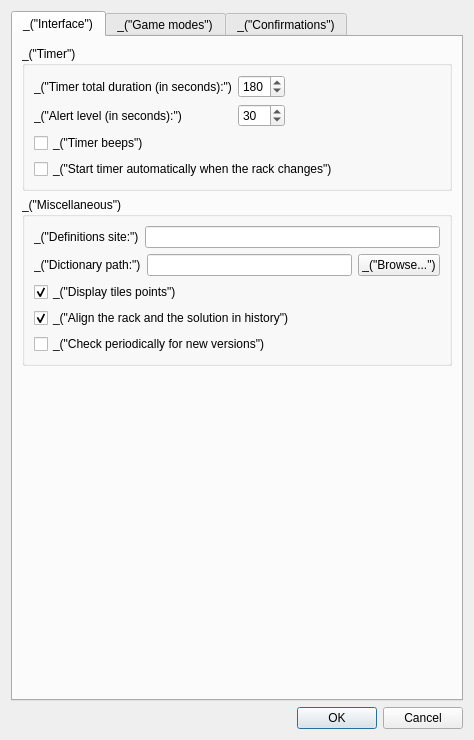
<?xml version="1.0" encoding="UTF-8"?>
<ui version="4.0">
 <class>PrefsDialog</class>
 <widget class="QDialog" name="PrefsDialog">
  <property name="geometry">
   <rect>
    <x>0</x>
    <y>0</y>
    <width>474</width>
    <height>737</height>
   </rect>
  </property>
  <property name="windowTitle">
   <string>_(&quot;Preferences&quot;)</string>
  </property>
  <layout class="QVBoxLayout">
   <item>
    <widget class="QTabWidget" name="tabWidget">
     <property name="currentIndex">
      <number>0</number>
     </property>
     <widget class="QWidget" name="tabWidgetPage1">
      <attribute name="title">
       <string>_(&quot;Interface&quot;)</string>
      </attribute>
      <layout class="QVBoxLayout" name="verticalLayout_2">
       <item>
        <widget class="QGroupBox" name="groupBox_4">
         <property name="title">
          <string>_(&quot;Timer&quot;)</string>
         </property>
         <layout class="QVBoxLayout" name="verticalLayout">
          <item>
           <layout class="QGridLayout" name="gridLayout_2">
            <item row="1" column="1">
             <widget class="QSpinBox" name="spinBoxTimerTotal">
              <property name="minimum">
               <number>1</number>
              </property>
              <property name="maximum">
               <number>999</number>
              </property>
              <property name="value">
               <number>180</number>
              </property>
             </widget>
            </item>
            <item row="2" column="1">
             <widget class="QSpinBox" name="spinBoxTimerAlert">
              <property name="minimum">
               <number>-1</number>
              </property>
              <property name="maximum">
               <number>999</number>
              </property>
              <property name="value">
               <number>30</number>
              </property>
             </widget>
            </item>
            <item row="1" column="2">
             <spacer name="horizontalSpacer_4">
              <property name="orientation">
               <enum>Qt::Horizontal</enum>
              </property>
              <property name="sizeHint" stdset="0">
               <size>
                <width>40</width>
                <height>20</height>
               </size>
              </property>
             </spacer>
            </item>
            <item row="2" column="0">
             <widget class="QLabel" name="label_8">
              <property name="text">
               <string>_(&quot;Alert level (in seconds):&quot;)</string>
              </property>
             </widget>
            </item>
            <item row="1" column="0">
             <widget class="QLabel" name="label_7">
              <property name="text">
               <string>_(&quot;Timer total duration (in seconds):&quot;)</string>
              </property>
             </widget>
            </item>
            <item row="3" column="0" colspan="3">
             <widget class="QCheckBox" name="checkBoxTimerBeeps">
              <property name="text">
               <string>_(&quot;Timer beeps&quot;)</string>
              </property>
             </widget>
            </item>
            <item row="4" column="0" colspan="3">
             <widget class="QCheckBox" name="checkBoxTimerAutoStart">
              <property name="text">
               <string>_(&quot;Start timer automatically when the rack changes&quot;)</string>
              </property>
             </widget>
            </item>
           </layout>
          </item>
         </layout>
        </widget>
       </item>
       <item>
        <widget class="QGroupBox" name="groupBox_5">
         <property name="title">
          <string>_(&quot;Miscellaneous&quot;)</string>
         </property>
         <layout class="QVBoxLayout" name="verticalLayout_9">
          <item>
           <layout class="QHBoxLayout" name="horizontalLayout_2">
            <item>
             <widget class="QLabel" name="label_5">
              <property name="text">
               <string>_(&quot;Definitions site:&quot;)</string>
              </property>
             </widget>
            </item>
            <item>
             <widget class="QLineEdit" name="lineEditDefSite"/>
            </item>
           </layout>
          </item>
          <item>
           <layout class="QHBoxLayout" name="_2">
            <item>
             <widget class="QLabel" name="label_4">
              <property name="text">
               <string>_(&quot;Dictionary path:&quot;)</string>
              </property>
             </widget>
            </item>
            <item>
             <widget class="QLineEdit" name="lineEditIntfDicPath">
              <property name="minimumSize">
               <size>
                <width>140</width>
                <height>0</height>
               </size>
              </property>
              <property name="toolTip">
               <string>_(&quot;Enter the dictionary path (mandatory to start a game)&quot;)</string>
              </property>
             </widget>
            </item>
            <item>
             <widget class="QPushButton" name="pushButtonIntfDicBrowse">
              <property name="toolTip">
               <string>_(&quot;Open a browser window to choose the dictionary&quot;)</string>
              </property>
              <property name="text">
               <string>_(&quot;Browse...&quot;)</string>
              </property>
             </widget>
            </item>
           </layout>
          </item>
          <item>
           <widget class="QCheckBox" name="checkBoxIntfShowPoints">
            <property name="toolTip">
             <string>_(&quot;Show/hide the tiles points on the board.&quot;)</string>
            </property>
            <property name="text">
             <string>_(&quot;Display tiles points&quot;)</string>
            </property>
            <property name="checked">
             <bool>true</bool>
            </property>
           </widget>
          </item>
          <item>
           <widget class="QCheckBox" name="checkBoxIntfAlignHistory">
            <property name="toolTip">
             <string>_(&quot;If checked, the game and player histories will display the rack and the corresponding solution on the same line&quot;)</string>
            </property>
            <property name="text">
             <string>_(&quot;Align the rack and the solution in history&quot;)</string>
            </property>
            <property name="checked">
             <bool>true</bool>
            </property>
           </widget>
          </item>
          <item>
           <widget class="QCheckBox" name="checkBoxIntfCheckUpdates">
            <property name="text">
             <string>_(&quot;Check periodically for new versions&quot;)</string>
            </property>
           </widget>
          </item>
         </layout>
        </widget>
       </item>
       <item>
        <spacer name="verticalSpacer">
         <property name="orientation">
          <enum>Qt::Vertical</enum>
         </property>
         <property name="sizeHint" stdset="0">
          <size>
           <width>20</width>
           <height>40</height>
          </size>
         </property>
        </spacer>
       </item>
      </layout>
     </widget>
     <widget class="QWidget" name="tabWidgetPage2">
      <attribute name="title">
       <string>_(&quot;Game modes&quot;)</string>
      </attribute>
      <layout class="QVBoxLayout" name="verticalLayout_5">
       <item>
        <widget class="QGroupBox" name="groupBoxDuplicate">
         <property name="title">
          <string>_(&quot;Duplicate mode&quot;)</string>
         </property>
         <layout class="QGridLayout" name="gridLayout">
          <item row="0" column="0" colspan="3">
           <widget class="QCheckBox" name="checkBoxDuplRefuseInvalid">
            <property name="toolTip">
             <string>_(&quot;If checked, playing an invalid or misplaced word will not be possible. If unchecked, you will get 0 point and lose your turn&quot;)</string>
            </property>
            <property name="text">
             <string>_(&quot;Refuse to play invalid moves&quot;)</string>
            </property>
           </widget>
          </item>
          <item row="2" column="0">
           <widget class="QLabel" name="label_2">
            <property name="text">
             <string>_(&quot;Min. players for a solo:&quot;)</string>
            </property>
           </widget>
          </item>
          <item row="3" column="0">
           <widget class="QLabel" name="label_3">
            <property name="text">
             <string>_(&quot;Solo value:&quot;)</string>
            </property>
           </widget>
          </item>
          <item row="3" column="1">
           <widget class="QSpinBox" name="spinBoxDuplSoloValue">
            <property name="toolTip">
             <string>_(&quot;Value of the solo bonus. Set it to 0 if you don't want solo bonus&quot;)</string>
            </property>
            <property name="value">
             <number>10</number>
            </property>
           </widget>
          </item>
          <item row="2" column="2">
           <spacer name="horizontalSpacer">
            <property name="orientation">
             <enum>Qt::Horizontal</enum>
            </property>
            <property name="sizeHint" stdset="0">
             <size>
              <width>40</width>
              <height>20</height>
             </size>
            </property>
           </spacer>
          </item>
          <item row="2" column="1">
           <widget class="QSpinBox" name="spinBoxDuplSoloPlayers">
            <property name="toolTip">
             <string>_(&quot;Minimum number of players needed to take into account the solo bonus&quot;)</string>
            </property>
            <property name="value">
             <number>16</number>
            </property>
           </widget>
          </item>
         </layout>
         <zorder>checkBoxDuplRefuseInvalid</zorder>
         <zorder>label_2</zorder>
         <zorder>label_3</zorder>
         <zorder>spinBoxDuplSoloValue</zorder>
         <zorder>spinBoxDuplSoloPlayers</zorder>
        </widget>
       </item>
       <item>
        <widget class="QGroupBox" name="groupBoxFreeGame">
         <property name="title">
          <string>_(&quot;Free game mode&quot;)</string>
         </property>
         <layout class="QVBoxLayout" name="_3">
          <item>
           <widget class="QCheckBox" name="checkBoxFreeRefuseInvalid">
            <property name="toolTip">
             <string>_(&quot;If checked, playing an invalid or misplaced word will not be possible. If unchecked, you will get 0 point and lose your turn&quot;)</string>
            </property>
            <property name="text">
             <string>_(&quot;Refuse to play invalid moves&quot;)</string>
            </property>
           </widget>
          </item>
         </layout>
        </widget>
       </item>
       <item>
        <widget class="QGroupBox" name="groupBoxTraining">
         <property name="title">
          <string>_(&quot;Training mode&quot;)</string>
         </property>
         <layout class="QVBoxLayout" name="verticalLayout_3">
          <item>
           <layout class="QHBoxLayout" name="horizontalLayout">
            <item>
             <widget class="QLabel" name="label">
              <property name="text">
               <string>_(&quot;Search results limit:&quot;)</string>
              </property>
             </widget>
            </item>
            <item>
             <widget class="QSpinBox" name="spinBoxTrainSearchLimit">
              <property name="maximum">
               <number>100000</number>
              </property>
              <property name="value">
               <number>100</number>
              </property>
             </widget>
            </item>
            <item>
             <spacer name="horizontalSpacer_2">
              <property name="orientation">
               <enum>Qt::Horizontal</enum>
              </property>
              <property name="sizeHint" stdset="0">
               <size>
                <width>40</width>
                <height>20</height>
               </size>
              </property>
             </spacer>
            </item>
           </layout>
          </item>
         </layout>
        </widget>
       </item>
       <item>
        <widget class="QGroupBox" name="groupBox">
         <property name="title">
          <string>_(&quot;Arbitration mode&quot;)</string>
         </property>
         <layout class="QVBoxLayout" name="verticalLayout_4">
          <item>
           <widget class="QCheckBox" name="checkBoxArbitAutoMaster">
            <property name="text">
             <string>_(&quot;Choose a master move automatically&quot;)</string>
            </property>
           </widget>
          </item>
          <item>
           <widget class="QCheckBox" name="checkBoxArbitFillRack">
            <property name="text">
             <string>_(&quot;Propose a new rack automatically&quot;)</string>
            </property>
           </widget>
          </item>
          <item>
           <widget class="QCheckBox" name="checkBoxArbitLink7P1">
            <property name="toolTip">
             <string>_(&quot;If checked, any change to the player rack in training mode will update the 'Plus 1' tab of the 'Dictionary tools' window&quot;)</string>
            </property>
            <property name="text">
             <string>_(&quot;Copy rack to the 'Plus 1' dictionary tool&quot;)</string>
            </property>
           </widget>
          </item>
          <item>
           <widget class="QCheckBox" name="checkBoxArbitSoloAuto">
            <property name="text">
             <string>_(&quot;Handle solos automatically&quot;)</string>
            </property>
           </widget>
          </item>
          <item>
           <layout class="QGridLayout" name="gridLayout_3">
            <item row="1" column="1">
             <widget class="QSpinBox" name="spinBoxArbitSoloPlayers">
              <property name="enabled">
               <bool>false</bool>
              </property>
              <property name="toolTip">
               <string>_(&quot;Minimum number of players needed to take into account the solo bonus&quot;)</string>
              </property>
              <property name="value">
               <number>16</number>
              </property>
             </widget>
            </item>
            <item row="4" column="1">
             <widget class="QSpinBox" name="spinBoxArbitWarnLimit">
              <property name="value">
               <number>3</number>
              </property>
             </widget>
            </item>
            <item row="3" column="0">
             <widget class="QLabel" name="label_10">
              <property name="text">
               <string>_(&quot;Penalty value:&quot;)</string>
              </property>
             </widget>
            </item>
            <item row="4" column="0">
             <widget class="QLabel" name="label_6">
              <property name="text">
               <string>_(&quot;Warnings limit:&quot;)</string>
              </property>
             </widget>
            </item>
            <item row="3" column="1">
             <widget class="QSpinBox" name="spinBoxArbitPenaltyValue">
              <property name="toolTip">
               <string>_(&quot;Default number of points for a penalty&quot;)</string>
              </property>
              <property name="maximum">
               <number>100000</number>
              </property>
              <property name="value">
               <number>5</number>
              </property>
             </widget>
            </item>
            <item row="2" column="0">
             <widget class="QLabel" name="label_12">
              <property name="text">
               <string>_(&quot;Solo value:&quot;)</string>
              </property>
             </widget>
            </item>
            <item row="2" column="1">
             <widget class="QSpinBox" name="spinBoxArbitSoloValue">
              <property name="toolTip">
               <string>_(&quot;Value of the solo bonus. Set it to 0 if you don't want solo bonus&quot;)</string>
              </property>
              <property name="value">
               <number>10</number>
              </property>
             </widget>
            </item>
            <item row="1" column="0">
             <widget class="QLabel" name="labelArbitSoloPlayers">
              <property name="enabled">
               <bool>false</bool>
              </property>
              <property name="text">
               <string>_(&quot;Min. players for a solo:&quot;)</string>
              </property>
             </widget>
            </item>
            <item row="1" column="2">
             <spacer name="horizontalSpacer_3">
              <property name="orientation">
               <enum>Qt::Horizontal</enum>
              </property>
              <property name="sizeHint" stdset="0">
               <size>
                <width>40</width>
                <height>20</height>
               </size>
              </property>
             </spacer>
            </item>
            <item row="5" column="0">
             <widget class="QLabel" name="label_9">
              <property name="text">
               <string>_(&quot;Search results limit:&quot;)</string>
              </property>
             </widget>
            </item>
            <item row="5" column="1">
             <widget class="QSpinBox" name="spinBoxArbitSearchLimit">
              <property name="maximum">
               <number>100000</number>
              </property>
              <property name="value">
               <number>100</number>
              </property>
             </widget>
            </item>
           </layout>
          </item>
         </layout>
        </widget>
       </item>
       <item>
        <widget class="QGroupBox" name="groupBox_6">
         <property name="title">
          <string>_(&quot;Topping mode&quot;)</string>
         </property>
         <layout class="QGridLayout" name="gridLayout_4">
          <item row="2" column="0">
           <widget class="QLabel" name="label_11">
            <property name="text">
             <string>_(&quot;Additional penalty given when the timer expires:&quot;)</string>
            </property>
           </widget>
          </item>
          <item row="2" column="1">
           <widget class="QSpinBox" name="spinBoxToppingExpPenalty">
            <property name="maximum">
             <number>9999</number>
            </property>
            <property name="value">
             <number>60</number>
            </property>
           </widget>
          </item>
          <item row="0" column="0">
           <widget class="QCheckBox" name="checkBoxToppingElapsedPenalty">
            <property name="text">
             <string>_(&quot;Give a 1 point penalty for each elapsed second&quot;)</string>
            </property>
           </widget>
          </item>
          <item row="2" column="2">
           <spacer name="horizontalSpacer_5">
            <property name="orientation">
             <enum>Qt::Horizontal</enum>
            </property>
            <property name="sizeHint" stdset="0">
             <size>
              <width>40</width>
              <height>20</height>
             </size>
            </property>
           </spacer>
          </item>
         </layout>
        </widget>
       </item>
       <item>
        <spacer name="verticalSpacer_2">
         <property name="orientation">
          <enum>Qt::Vertical</enum>
         </property>
         <property name="sizeHint" stdset="0">
          <size>
           <width>20</width>
           <height>40</height>
          </size>
         </property>
        </spacer>
       </item>
      </layout>
     </widget>
     <widget class="QWidget" name="tab">
      <attribute name="title">
       <string>_(&quot;Confirmations&quot;)</string>
      </attribute>
      <layout class="QVBoxLayout" name="verticalLayout_6">
       <item>
        <widget class="QGroupBox" name="groupBox_2">
         <property name="title">
          <string>_(&quot;When a game is on going, ask for a confirmation:&quot;)</string>
         </property>
         <layout class="QVBoxLayout" name="verticalLayout_7">
          <item>
           <widget class="QCheckBox" name="checkBoxConfoStartGame">
            <property name="text">
             <string>_(&quot;Before starting a new game&quot;)</string>
            </property>
           </widget>
          </item>
          <item>
           <widget class="QCheckBox" name="checkBoxConfoLoadGame">
            <property name="text">
             <string>_(&quot;Before loading a game&quot;)</string>
            </property>
           </widget>
          </item>
          <item>
           <widget class="QCheckBox" name="checkBoxConfoLoadDic">
            <property name="text">
             <string>_(&quot;Before loading a dictionary&quot;)</string>
            </property>
           </widget>
          </item>
          <item>
           <widget class="QCheckBox" name="checkBoxConfoReplayTurn">
            <property name="text">
             <string>_(&quot;Before replaying a turn&quot;)</string>
            </property>
           </widget>
          </item>
          <item>
           <widget class="QCheckBox" name="checkBoxConfoQuitGame">
            <property name="text">
             <string>_(&quot;Before quitting Eliot&quot;)</string>
            </property>
           </widget>
          </item>
         </layout>
        </widget>
       </item>
       <item>
        <widget class="QGroupBox" name="groupBox_3">
         <property name="title">
          <string>_(&quot;In arbitration mode, ask for a confirmation:&quot;)</string>
         </property>
         <layout class="QVBoxLayout" name="verticalLayout_8">
          <item>
           <widget class="QCheckBox" name="checkBoxConfoArbitReplaceMaster">
            <property name="text">
             <string>_(&quot;Before replacing the selected master move&quot;)</string>
            </property>
           </widget>
          </item>
          <item>
           <widget class="QCheckBox" name="checkBoxConfoArbitLowMaster">
            <property name="text">
             <string>_(&quot;When selecting a non optimal master move&quot;)</string>
            </property>
           </widget>
          </item>
          <item>
           <widget class="QCheckBox" name="checkBoxConfoArbitMasterJokers">
            <property name="text">
             <string>_(&quot;When selecting a master move using jokers uselessly&quot;)</string>
            </property>
           </widget>
          </item>
          <item>
           <widget class="QCheckBox" name="checkBoxConfoArbitSupprMove">
            <property name="text">
             <string>_(&quot;Before suppressing a player move&quot;)</string>
            </property>
           </widget>
          </item>
          <item>
           <widget class="QCheckBox" name="checkBoxConfoArbitReplaceMove">
            <property name="text">
             <string>_(&quot;Before replacing a player move&quot;)</string>
            </property>
           </widget>
          </item>
          <item>
           <widget class="QCheckBox" name="checkBoxConfoArbitRack">
            <property name="text">
             <string>_(&quot;Before losing a player move (with a rack change)&quot;)</string>
            </property>
           </widget>
          </item>
          <item>
           <widget class="QCheckBox" name="checkBoxConfoArbitEndTurn">
            <property name="text">
             <string>_(&quot;When ending an incomplete turn&quot;)</string>
            </property>
           </widget>
          </item>
         </layout>
        </widget>
       </item>
       <item>
        <spacer name="verticalSpacer_3">
         <property name="orientation">
          <enum>Qt::Vertical</enum>
         </property>
         <property name="sizeHint" stdset="0">
          <size>
           <width>20</width>
           <height>40</height>
          </size>
         </property>
        </spacer>
       </item>
      </layout>
     </widget>
    </widget>
   </item>
   <item>
    <widget class="QDialogButtonBox" name="buttonBox">
     <property name="orientation">
      <enum>Qt::Horizontal</enum>
     </property>
     <property name="standardButtons">
      <set>QDialogButtonBox::Cancel|QDialogButtonBox::Ok</set>
     </property>
    </widget>
   </item>
  </layout>
 </widget>
 <tabstops>
  <tabstop>tabWidget</tabstop>
  <tabstop>spinBoxTimerTotal</tabstop>
  <tabstop>spinBoxTimerAlert</tabstop>
  <tabstop>checkBoxTimerBeeps</tabstop>
  <tabstop>checkBoxTimerAutoStart</tabstop>
  <tabstop>lineEditDefSite</tabstop>
  <tabstop>lineEditIntfDicPath</tabstop>
  <tabstop>pushButtonIntfDicBrowse</tabstop>
  <tabstop>checkBoxIntfShowPoints</tabstop>
  <tabstop>checkBoxIntfAlignHistory</tabstop>
  <tabstop>checkBoxIntfCheckUpdates</tabstop>
  <tabstop>checkBoxDuplRefuseInvalid</tabstop>
  <tabstop>spinBoxDuplSoloPlayers</tabstop>
  <tabstop>spinBoxDuplSoloValue</tabstop>
  <tabstop>checkBoxFreeRefuseInvalid</tabstop>
  <tabstop>spinBoxTrainSearchLimit</tabstop>
  <tabstop>checkBoxArbitAutoMaster</tabstop>
  <tabstop>checkBoxArbitFillRack</tabstop>
  <tabstop>checkBoxArbitLink7P1</tabstop>
  <tabstop>checkBoxArbitSoloAuto</tabstop>
  <tabstop>spinBoxArbitSoloPlayers</tabstop>
  <tabstop>spinBoxArbitSoloValue</tabstop>
  <tabstop>spinBoxArbitPenaltyValue</tabstop>
  <tabstop>spinBoxArbitWarnLimit</tabstop>
  <tabstop>spinBoxArbitSearchLimit</tabstop>
  <tabstop>checkBoxToppingElapsedPenalty</tabstop>
  <tabstop>spinBoxToppingExpPenalty</tabstop>
  <tabstop>checkBoxConfoStartGame</tabstop>
  <tabstop>checkBoxConfoLoadGame</tabstop>
  <tabstop>checkBoxConfoLoadDic</tabstop>
  <tabstop>checkBoxConfoReplayTurn</tabstop>
  <tabstop>checkBoxConfoQuitGame</tabstop>
  <tabstop>checkBoxConfoArbitReplaceMaster</tabstop>
  <tabstop>checkBoxConfoArbitLowMaster</tabstop>
  <tabstop>checkBoxConfoArbitMasterJokers</tabstop>
  <tabstop>checkBoxConfoArbitSupprMove</tabstop>
  <tabstop>checkBoxConfoArbitReplaceMove</tabstop>
  <tabstop>checkBoxConfoArbitRack</tabstop>
  <tabstop>checkBoxConfoArbitEndTurn</tabstop>
  <tabstop>buttonBox</tabstop>
 </tabstops>
 <resources/>
 <connections>
  <connection>
   <sender>buttonBox</sender>
   <signal>accepted()</signal>
   <receiver>PrefsDialog</receiver>
   <slot>accept()</slot>
   <hints>
    <hint type="sourcelabel">
     <x>275</x>
     <y>546</y>
    </hint>
    <hint type="destinationlabel">
     <x>157</x>
     <y>274</y>
    </hint>
   </hints>
  </connection>
  <connection>
   <sender>buttonBox</sender>
   <signal>rejected()</signal>
   <receiver>PrefsDialog</receiver>
   <slot>reject()</slot>
   <hints>
    <hint type="sourcelabel">
     <x>343</x>
     <y>546</y>
    </hint>
    <hint type="destinationlabel">
     <x>286</x>
     <y>274</y>
    </hint>
   </hints>
  </connection>
 </connections>
</ui>
